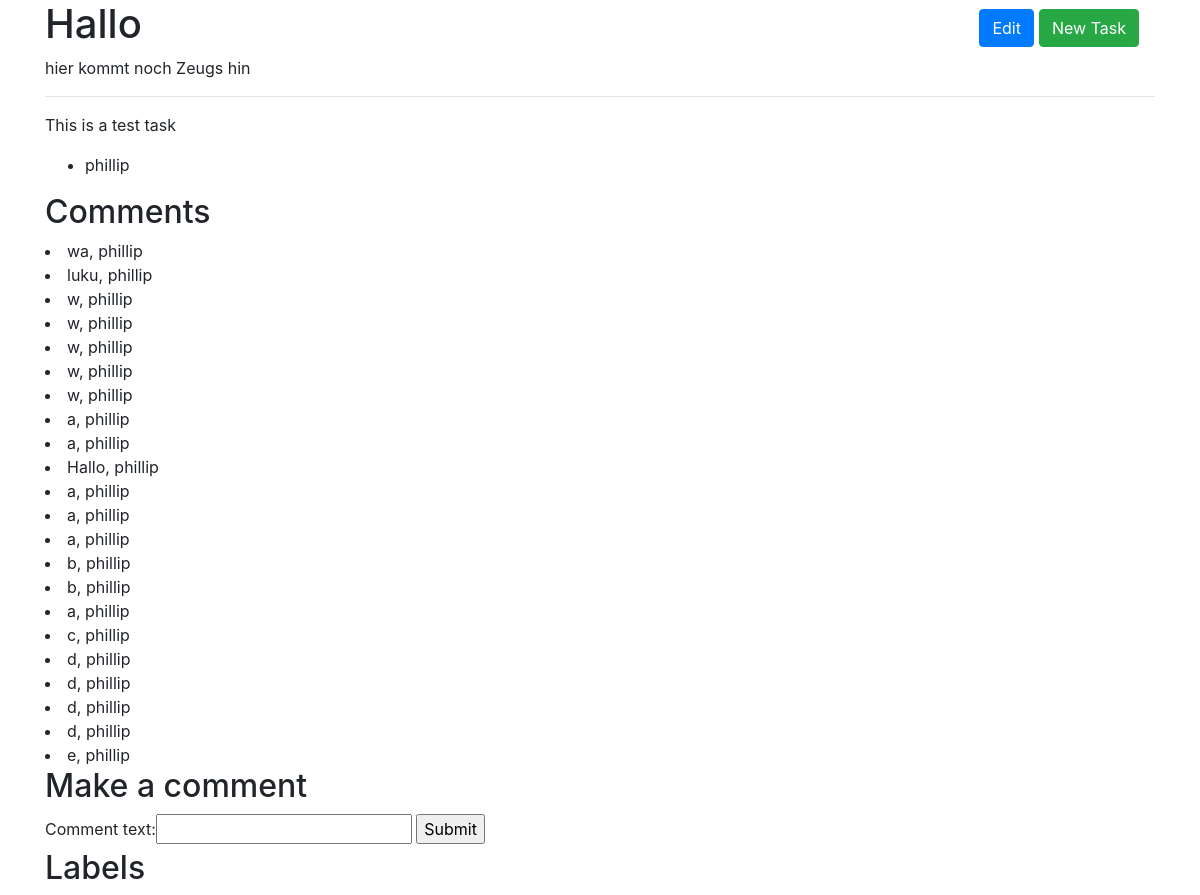
/tasks/1/ (signed in), run on the app's committed database.
### tasks/models.py (models this page shows)
class Task(models.Model):
    task_text = models.CharField(max_length=64)
    task_description = models.CharField(max_length=512)
    finished_date = models.DateTimeField()
    creation_date = models.DateTimeField()
    is_finished = models.BooleanField(default=False)
    important = models.BooleanField()
    assignedTo = models.ManyToManyField(User)
    labels = models.ManyToManyField(Label)

class Comment(models.Model):
    comment_text = models.CharField(max_length=512)
    comment_user = models.ForeignKey(User, on_delete=models.CASCADE)
    comment_task = models.ForeignKey(Task, on_delete=models.CASCADE)
    comment_date = models.DateTimeField()

### tasks/views.py (the view, shortened to what this page needs)
# urls.py: path('<int:pk>/', views.DetailView.as_view(), name='detail'),
class DetailView(LoginRequiredMixin, generic.CreateView):
    model = Task
    template_name = 'tasks/detail.html'
    form_class = CreateCommentForm
    def get_context_data(self, **kwargs):
        context = super().get_context_data(**kwargs)
        context['task'] = self.get_object()
        context['members'] = User.objects.filter(task=self.get_object())
        context['comments'] = Comment.objects.filter(comment_task=self.get_object())
        context['labels'] = Label.objects.filter(task=self.get_object())
        return context

### tasks/models.py
class CreateCommentForm(forms.ModelForm):
    class Meta:
        model = Comment
        fields = ['comment_text']

### tasks/templates/tasks/detail.html (shortened to what this page needs)
{% extends "base_generic.html" %}
{% block content %}
<div class="container container-fluid">
	<div class="row">
		<div class="col">
			<h1>{{ task.task_text }}</h1>
		</div>
		<div class="col pull-right">
			<button type="button" class="btn btn-primary" onclick="location.href= '{% url 'tasks:edit' task.id %}';">Edit</button>
			<button type="button" class="btn btn-success" onclick="location.href= '{% url 'tasks:create' %}';">New Task</button>
		</div>
	</div>
	<div class="row">
		<div class="col">
		hier kommt noch Zeugs hin
		</div>
	</div>
<hr>
<p>{{ task.task_description }}</p>
<ul>
{% for member in members %}
	<li>{{ member.username }}</li>
{% endfor %}
</ul>
<h2>Comments</h2>
{% for comment in comments %}
	<li>{{ comment.comment_text }}, {{ comment.comment_user.username }}</li>
{% endfor %}
<h2>Make a comment</h2>
<form action="" method=POST>
	{{ form }}
	<input type="submit" value="Submit" />
</form>
<h2>Labels</h2>
</div>
{% endblock %}

### static/tasks/tasks.css (style rules this page uses)
.pull-right { display: -webkit-flex; display: flex; align-items: center; justify-content: flex-end; margin-right: 16px; }

### data on the page
Task: task_text "Hallo", task_description "This is a test task"
Comment: comment_text "wa", comment_user.username "phillip"
Comment: comment_text "luku", comment_user.username "phillip"
Comment: comment_text "w", comment_user.username "phillip"
Comment: comment_text "w", comment_user.username "phillip"
Comment: comment_text "w", comment_user.username "phillip"
Comment: comment_text "w", comment_user.username "phillip"
Comment: comment_text "w", comment_user.username "phillip"
Comment: comment_text "a", comment_user.username "phillip"
Comment: comment_text "a", comment_user.username "phillip"
Comment: comment_text "Hallo", comment_user.username "phillip"
Comment: comment_text "a", comment_user.username "phillip"
Comment: comment_text "a", comment_user.username "phillip"
Comment: comment_text "a", comment_user.username "phillip"
Comment: comment_text "b", comment_user.username "phillip"
Comment: comment_text "b", comment_user.username "phillip"
Comment: comment_text "a", comment_user.username "phillip"
Comment: comment_text "c", comment_user.username "phillip"
Comment: comment_text "d", comment_user.username "phillip"
Comment: comment_text "d", comment_user.username "phillip"
Comment: comment_text "d", comment_user.username "phillip"
Comment: comment_text "d", comment_user.username "phillip"
Comment: comment_text "e", comment_user.username "phillip"

### other printed values
{{ member.username }} "phillip"
